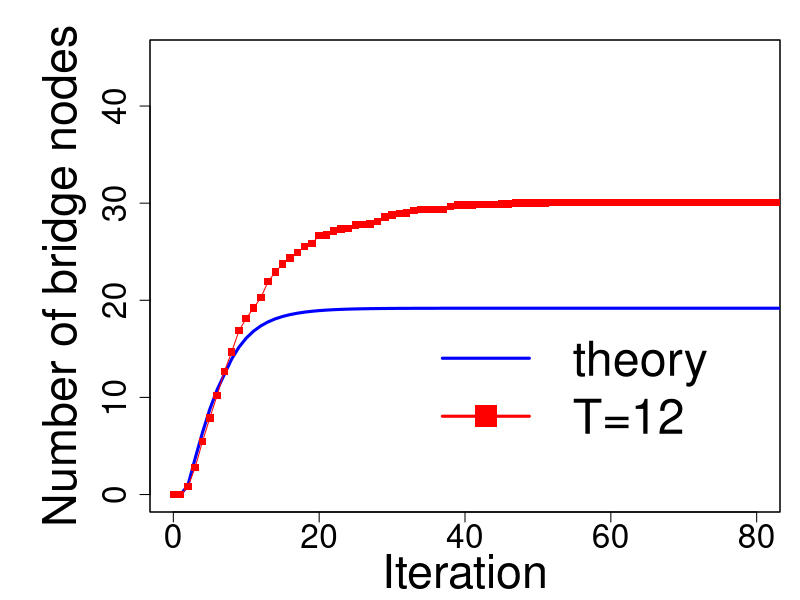

Write R code to recreate this figure.
y<-c(0.0, 0.0, 0.8, 2.8, 5.466666666666667, 7.866666666666666, 10.2, 12.666666666666666, 14.666666666666666, 16.866666666666667, 18.133333333333333, 19.2, 20.266666666666666, 21.933333333333334, 22.933333333333334, 23.733333333333334, 24.333333333333332, 24.933333333333334, 25.533333333333335, 25.866666666666667, 26.666666666666668, 26.733333333333334, 27.133333333333333, 27.333333333333332, 27.4, 27.733333333333334, 27.8, 27.866666666666667, 28.133333333333333, 28.6, 28.8, 28.933333333333334, 29.0, 29.266666666666666, 29.333333333333332, 29.333333333333332, 29.333333333333332, 29.333333333333332, 29.666666666666668, 29.8, 29.8, 29.8, 29.866666666666667, 29.866666666666667, 29.866666666666667, 29.933333333333334, 29.933333333333334, 30.0, 30.0, 30.0, 30.0, 30.0, 30.066666666666666, 30.066666666666666, 30.066666666666666, 30.066666666666666, 30.066666666666666, 30.066666666666666, 30.066666666666666, 30.066666666666666, 30.066666666666666, 30.066666666666666, 30.066666666666666, 30.066666666666666, 30.066666666666666, 30.066666666666666, 30.066666666666666, 30.066666666666666, 30.066666666666666, 30.066666666666666, 30.066666666666666, 30.066666666666666, 30.066666666666666, 30.066666666666666, 30.066666666666666, 30.066666666666666, 30.066666666666666, 30.066666666666666, 30.066666666666666, 30.066666666666666, 30.066666666666666, 30.066666666666666, 30.066666666666666, 30.066666666666666, 30.066666666666666, 30.066666666666666, 30.066666666666666, 30.066666666666666, 30.066666666666666, 30.066666666666666, 30.066666666666666, 30.066666666666666, 30.066666666666666, 30.066666666666666, 30.066666666666666, 30.066666666666666, 30.066666666666666, 30.066666666666666, 30.066666666666666, 30.066666666666666, 30.066666666666666, 30.066666666666666, 30.066666666666666, 30.066666666666666, 30.066666666666666, 30.066666666666666, 30.066666666666666)

y2<-c(0, 0, 0.948259, 3.73685, 6.38849, 8.77568, 10.7849, 12.3732, 13.95, 15.1722, 16.1089, 16.8226, 17.3655, 17.7789, 18.0947, 18.337, 18.5237, 18.6682, 18.7804, 18.8678, 18.9361, 18.9894, 19.0312, 19.064, 19.0896, 19.1097, 19.1255, 19.1379, 19.1475, 19.1551, 19.161, 19.1657, 19.1693, 19.1721, 19.1743, 19.176, 19.1774, 19.1784, 19.1792, 19.1799, 19.1804, 19.1808, 19.1811, 19.1813, 19.1815, 19.1816, 19.1817, 19.1818, 19.1819, 19.1819, 19.182, 19.182, 19.182, 19.182, 19.182, 19.182, 19.182, 19.182, 19.182, 19.182, 19.182, 19.182, 19.182, 19.182, 19.182, 19.182, 19.182, 19.182, 19.182, 19.182, 19.182, 19.182, 19.182, 19.182, 19.182, 19.182, 19.182, 19.182, 19.182, 19.182, 19.182, 19.182, 19.182, 19.182, 19.182, 19.182, 19.182, 19.182, 19.182, 19.182, 19.182, 19.182, 19.182, 19.182, 19.182, 19.182, 19.182, 19.182, 19.182, 19.182, 19.182, 19.182, 19.182, 19.182, 19.182, 19.182, 19.182, 19.182, 19.182, 19.182, 19.182, 19.182)

x2<-0:(length(y2)-1)

of="bridgeTime.pdf"

pdf(file=of, height=7.5, width=8.2, paper='special')
par(mar=c(4.4,7.5,2,1))

plot(1, type="n",xlab="Iteration", ylab=expression("Number of bridge nodes"), xlim=c(0, 80), ylim=c(0,45), cex.lab=2.8, cex.axis=2)
box(lwd=1)

#theory
lines(x2, y2, col='blue', lwd=3)

#simulation
points(0:(length(y)-1), y ,col='red', type="o",pch=15)

legend("bottomright", legend = c("theory", "T=12"),
               lty = c(1, 1), pch=c(30,15), col=c("blue", "red"), lwd=c(3,3), inset=0.08, cex=2.9, bty="n",pt.cex=3)

dev.off()
